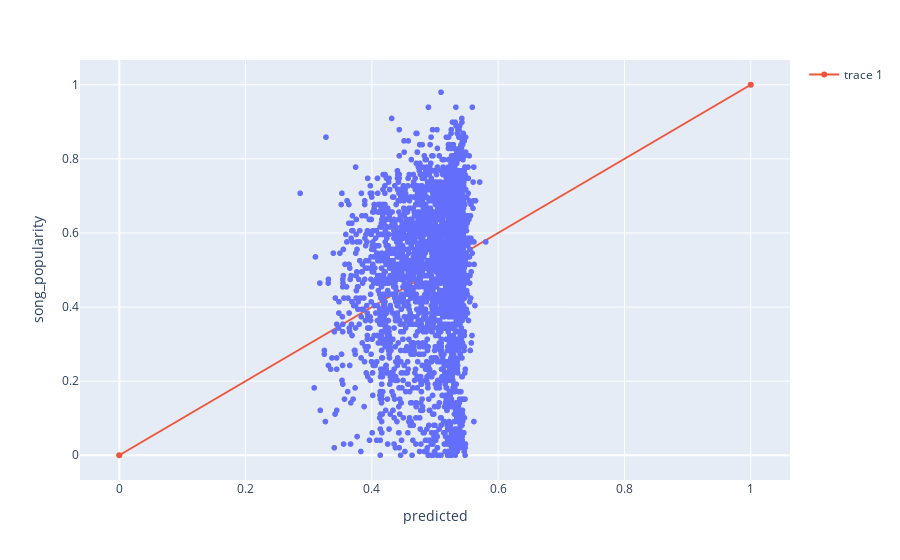

The notebook cell saved with this chart:
### Code cell
fig = px.scatter(prediction, 'predicted', 'song_popularity')
fig.add_trace(go.Scatter(x=[0,1], y=[0,1]))
fig.show()

### Figure 1 — Plotly figure (JSON) as saved in the notebook; plotly's stock layout.template omitted (floating-point values rounded to 4 significant figures; data arrays with more than 128 entries replaced by an {"elided": "..."} marker saying what was removed)
{"data": [{"hovertemplate": "predicted=%{x}<br>song_popularity=%{y}<extra></extra>", "legendgroup": "", "marker": {"color": "#636efa", "symbol": "circle"}, "mode": "markers", "name": "", "showlegend": false, "type": "scattergl", "x": {"elided": "2937 float values"}, "xaxis": "x", "y": {"elided": "2937 float values"}, "yaxis": "y"}, {"type": "scatter", "x": [0, 1], "y": [0, 1]}], "layout": {"legend": {"tracegroupgap": 0}, "margin": {"t": 60}, "xaxis": {"anchor": "y", "domain": [0, 1], "title": {"text": "predicted"}}, "yaxis": {"anchor": "x", "domain": [0, 1], "title": {"text": "song_popularity"}}}}
